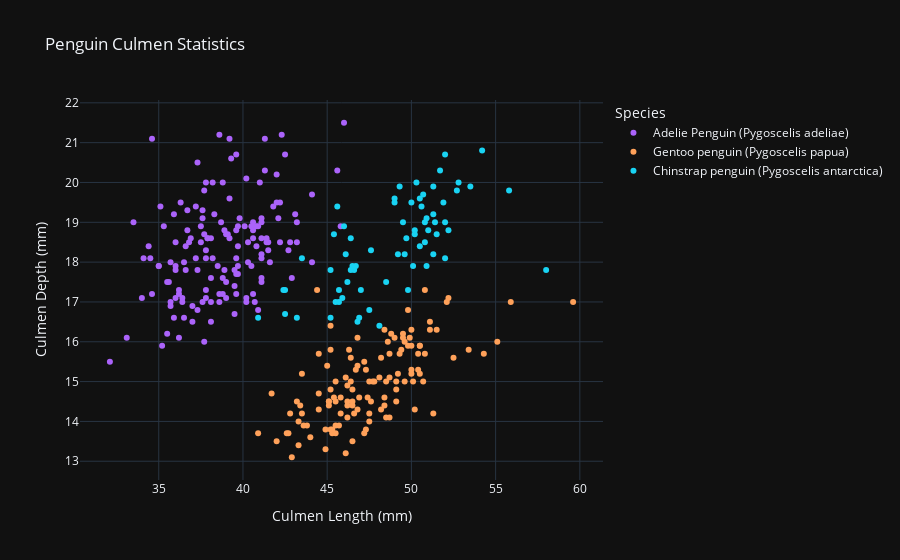

Here is the notebook cell this chart was saved with:
### Code cell
# Create a scatterplot
fig = px.scatter(data_frame=penguins, title="Penguin Culmen Statistics",
    x='Culmen Length (mm)',
    y='Culmen Depth (mm)',
    # Set the colors to use your color map
    color='Species',
    color_discrete_map=color_map,
    # Add columns to the hover information
    hover_data=['Culmen Length (mm)','Culmen Depth (mm)', 'Species'],
    # Add bold variable in hover information
    hover_name= 'Island'             
)

# Show your work
fig.show()

### Figure 1 — Plotly figure (JSON) as saved in the notebook; plotly's stock layout.template omitted (floating-point values rounded to 4 significant figures; data arrays with more than 128 entries replaced by an {"elided": "..."} marker saying what was removed)
{"data": [{"customdata": {"elided": "152x1 str values"}, "hovertemplate": "<b>%{hovertext}</b><br><br>Species=%{customdata[0]}<br>Culmen Length (mm)=%{x}<br>Culmen Depth (mm)=%{y}<extra></extra>", "hovertext": {"elided": "152 str values"}, "legendgroup": "Adelie Penguin (Pygoscelis adeliae)", "marker": {"color": "#ab63fa", "symbol": "circle"}, "mode": "markers", "name": "Adelie Penguin (Pygoscelis adeliae)", "orientation": "v", "showlegend": true, "x": {"elided": "152 float values"}, "xaxis": "x", "y": {"elided": "152 float values"}, "yaxis": "y", "type": "scatter"}, {"customdata": [["Gentoo penguin (Pygoscelis papua)"], ["Gentoo penguin (Pygoscelis papua)"], ["Gentoo penguin (Pygoscelis papua)"], ["Gentoo penguin (Pygoscelis papua)"], ["Gentoo penguin (Pygoscelis papua)"], ["Gentoo penguin (Pygoscelis papua)"], ["Gentoo penguin (Pygoscelis papua)"], ["Gentoo penguin (Pygoscelis papua)"], ["Gentoo penguin (Pygoscelis papua)"], ["Gentoo penguin (Pygoscelis papua)"], ["Gentoo penguin (Pygoscelis papua)"], ["Gentoo penguin (Pygoscelis papua)"], ["Gentoo penguin (Pygoscelis papua)"], ["Gentoo penguin (Pygoscelis papua)"], ["Gentoo penguin (Pygoscelis papua)"], ["Gentoo penguin (Pygoscelis papua)"], ["Gentoo penguin (Pygoscelis papua)"], ["Gentoo penguin (Pygoscelis papua)"], ["Gentoo penguin (Pygoscelis papua)"], ["Gentoo penguin (Pygoscelis papua)"], ["Gentoo penguin (Pygoscelis papua)"], ["Gentoo penguin (Pygoscelis papua)"], ["Gentoo penguin (Pygoscelis papua)"], ["Gentoo penguin (Pygoscelis papua)"], ["Gentoo penguin (Pygoscelis papua)"], ["Gentoo penguin (Pygoscelis papua)"], ["Gentoo penguin (Pygoscelis papua)"], ["Gentoo penguin (Pygoscelis papua)"], ["Gentoo penguin (Pygoscelis papua)"], ["Gentoo penguin (Pygoscelis papua)"], ["Gentoo penguin (Pygoscelis papua)"], ["Gentoo penguin (Pygoscelis papua)"], ["Gentoo penguin (Pygoscelis papua)"], ["Gentoo penguin (Pygoscelis papua)"], ["Gentoo penguin (Pygoscelis papua)"], ["Gentoo penguin (Pygoscelis papua)"], ["Gentoo penguin (Pygoscelis papua)"], ["Gentoo penguin (Pygoscelis papua)"], ["Gentoo penguin (Pygoscelis papua)"], ["Gentoo penguin (Pygoscelis papua)"], ["Gentoo penguin (Pygoscelis papua)"], ["Gentoo penguin (Pygoscelis papua)"], ["Gentoo penguin (Pygoscelis papua)"], ["Gentoo penguin (Pygoscelis papua)"], ["Gentoo penguin (Pygoscelis papua)"], ["Gentoo penguin (Pygoscelis papua)"], ["Gentoo penguin (Pygoscelis papua)"], ["Gentoo penguin (Pygoscelis papua)"], ["Gentoo penguin (Pygoscelis papua)"], ["Gentoo penguin (Pygoscelis papua)"], ["Gentoo penguin (Pygoscelis papua)"], ["Gentoo penguin (Pygoscelis papua)"], ["Gentoo penguin (Pygoscelis papua)"], ["Gentoo penguin (Pygoscelis papua)"], ["Gentoo penguin (Pygoscelis papua)"], ["Gentoo penguin (Pygoscelis papua)"], ["Gentoo penguin (Pygoscelis papua)"], ["Gentoo penguin (Pygoscelis papua)"], ["Gentoo penguin (Pygoscelis papua)"], ["Gentoo penguin (Pygoscelis papua)"], ["Gentoo penguin (Pygoscelis papua)"], ["Gentoo penguin (Pygoscelis papua)"], ["Gentoo penguin (Pygoscelis papua)"], ["Gentoo penguin (Pygoscelis papua)"], ["Gentoo penguin (Pygoscelis papua)"], ["Gentoo penguin (Pygoscelis papua)"], ["Gentoo penguin (Pygoscelis papua)"], ["Gentoo penguin (Pygoscelis papua)"], ["Gentoo penguin (Pygoscelis papua)"], ["Gentoo penguin (Pygoscelis papua)"], ["Gentoo penguin (Pygoscelis papua)"], ["Gentoo penguin (Pygoscelis papua)"], ["Gentoo penguin (Pygoscelis papua)"], ["Gentoo penguin (Pygoscelis papua)"], ["Gentoo penguin (Pygoscelis papua)"], ["Gentoo penguin (Pygoscelis papua)"], ["Gentoo penguin (Pygoscelis papua)"], ["Gentoo penguin (Pygoscelis papua)"], ["Gentoo penguin (Pygoscelis papua)"], ["Gentoo penguin (Pygoscelis papua)"], ["Gentoo penguin (Pygoscelis papua)"], ["Gentoo penguin (Pygoscelis papua)"], ["Gentoo penguin (Pygoscelis papua)"], ["Gentoo penguin (Pygoscelis papua)"], ["Gentoo penguin (Pygoscelis papua)"], ["Gentoo penguin (Pygoscelis papua)"], ["Gentoo penguin (Pygoscelis papua)"], ["Gentoo penguin (Pygoscelis papua)"], ["Gentoo penguin (Pygoscelis papua)"], ["Gentoo penguin (Pygoscelis papua)"], ["Gentoo penguin (Pygoscelis papua)"], ["Gentoo penguin (Pygoscelis papua)"], ["Gentoo penguin (Pygoscelis papua)"], ["Gentoo penguin (Pygoscelis papua)"], ["Gentoo penguin (Pygoscelis papua)"], ["Gentoo penguin (Pygoscelis papua)"], ["Gentoo penguin (Pygoscelis papua)"], ["Gentoo penguin (Pygoscelis papua)"], ["Gentoo penguin (Pygoscelis papua)"], ["Gentoo penguin (Pygoscelis papua)"], ["Gentoo penguin (Pygoscelis papua)"], ["Gentoo penguin (Pygoscelis papua)"], ["Gentoo penguin (Pygoscelis papua)"], ["Gentoo penguin (Pygoscelis papua)"], ["Gentoo penguin (Pygoscelis papua)"], ["Gentoo penguin (Pygoscelis papua)"], ["Gentoo penguin (Pygoscelis papua)"], ["Gentoo penguin (Pygoscelis papua)"], ["Gentoo penguin (Pygoscelis papua)"], ["Gentoo penguin (Pygoscelis papua)"], ["Gentoo penguin (Pygoscelis papua)"], ["Gentoo penguin (Pygoscelis papua)"], ["Gentoo penguin (Pygoscelis papua)"], ["Gentoo penguin (Pygoscelis papua)"], ["Gentoo penguin (Pygoscelis papua)"], ["Gentoo penguin (Pygoscelis papua)"], ["Gentoo penguin (Pygoscelis papua)"], ["Gentoo penguin (Pygoscelis papua)"], ["Gentoo penguin (Pygoscelis papua)"], ["Gentoo penguin (Pygoscelis papua)"], ["Gentoo penguin (Pygoscelis papua)"], ["Gentoo penguin (Pygoscelis papua)"], ["Gentoo penguin (Pygoscelis papua)"], ["Gentoo penguin (Pygoscelis papua)"]], "hovertemplate": "<b>%{hovertext}</b><br><br>Species=%{customdata[0]}<br>Culmen Length (mm)=%{x}<br>Culmen Depth (mm)=%{y}<extra></extra>", "hovertext": ["Biscoe", "Biscoe", "Biscoe", "Biscoe", "Biscoe", "Biscoe", "Biscoe", "Biscoe", "Biscoe", "Biscoe", "Biscoe", "Biscoe", "Biscoe", "Biscoe", "Biscoe", "Biscoe", "Biscoe", "Biscoe", "Biscoe", "Biscoe", "Biscoe", "Biscoe", "Biscoe", "Biscoe", "Biscoe", "Biscoe", "Biscoe", "Biscoe", "Biscoe", "Biscoe", "Biscoe", "Biscoe", "Biscoe", "Biscoe", "Biscoe", "Biscoe", "Biscoe", "Biscoe", "Biscoe", "Biscoe", "Biscoe", "Biscoe", "Biscoe", "Biscoe", "Biscoe", "Biscoe", "Biscoe", "Biscoe", "Biscoe", "Biscoe", "Biscoe", "Biscoe", "Biscoe", "Biscoe", "Biscoe", "Biscoe", "Biscoe", "Biscoe", "Biscoe", "Biscoe", "Biscoe", "Biscoe", "Biscoe", "Biscoe", "Biscoe", "Biscoe", "Biscoe", "Biscoe", "Biscoe", "Biscoe", "Biscoe", "Biscoe", "Biscoe", "Biscoe", "Biscoe", "Biscoe", "Biscoe", "Biscoe", "Biscoe", "Biscoe", "Biscoe", "Biscoe", "Biscoe", "Biscoe", "Biscoe", "Biscoe", "Biscoe", "Biscoe", "Biscoe", "Biscoe", "Biscoe", "Biscoe", "Biscoe", "Biscoe", "Biscoe", "Biscoe", "Biscoe", "Biscoe", "Biscoe", "Biscoe", "Biscoe", "Biscoe", "Biscoe", "Biscoe", "Biscoe", "Biscoe", "Biscoe", "Biscoe", "Biscoe", "Biscoe", "Biscoe", "Biscoe", "Biscoe", "Biscoe", "Biscoe", "Biscoe", "Biscoe", "Biscoe", "Biscoe", "Biscoe", "Biscoe", "Biscoe", "Biscoe", "Biscoe"], "legendgroup": "Gentoo penguin (Pygoscelis papua)", "marker": {"color": "#FFA15A", "symbol": "circle"}, "mode": "markers", "name": "Gentoo penguin (Pygoscelis papua)", "orientation": "v", "showlegend": true, "x": [46.1, 50.0, 48.7, 50.0, 47.6, 46.5, 45.4, 46.7, 43.3, 46.8, 40.9, 49.0, 45.5, 48.4, 45.8, 49.3, 42.0, 49.2, 46.2, 48.7, 50.2, 45.1, 46.5, 46.3, 42.9, 46.1, 44.5, 47.8, 48.2, 50.0, 47.3, 42.8, 45.1, 59.6, 49.1, 48.4, 42.6, 44.4, 44.0, 48.7, 42.7, 49.6, 45.3, 49.6, 50.5, 43.6, 45.5, 50.5, 44.9, 45.2, 46.6, 48.5, 45.1, 50.1, 46.5, 45.0, 43.8, 45.5, 43.2, 50.4, 45.3, 46.2, 45.7, 54.3, 45.8, 49.8, 46.2, 49.5, 43.5, 50.7, 47.7, 46.4, 48.2, 46.5, 46.4, 48.6, 47.5, 51.1, 45.2, 45.2, 49.1, 52.5, 47.4, 50.0, 44.9, 50.8, 43.4, 51.3, 47.5, 52.1, 47.5, 52.2, 45.5, 49.5, 44.5, 50.8, 49.4, 46.9, 48.4, 51.1, 48.5, 55.9, 47.2, 49.1, 47.3, 46.8, 41.7, 53.4, 43.3, 48.1, 50.5, 49.8, 43.5, 51.5, 46.2, 55.1, 44.5, 48.8, 47.2, null, 46.8, 50.4, 45.2, 49.9], "xaxis": "x", "y": [13.2, 16.3, 14.1, 15.2, 14.5, 13.5, 14.6, 15.3, 13.4, 15.4, 13.7, 16.1, 13.7, 14.6, 14.6, 15.7, 13.5, 15.2, 14.5, 15.1, 14.3, 14.5, 14.5, 15.8, 13.1, 15.1, 14.3, 15.0, 14.3, 15.3, 15.3, 14.2, 14.5, 17.0, 14.8, 16.3, 13.7, 17.3, 13.6, 15.7, 13.7, 16.0, 13.7, 15.0, 15.9, 13.9, 13.9, 15.9, 13.3, 15.8, 14.2, 14.1, 14.4, 15.0, 14.4, 15.4, 13.9, 15.0, 14.5, 15.3, 13.8, 14.9, 13.9, 15.7, 14.2, 16.8, 14.4, 16.2, 14.2, 15.0, 15.0, 15.6, 15.6, 14.8, 15.0, 16.0, 14.2, 16.3, 13.8, 16.4, 14.5, 15.6, 14.6, 15.9, 13.8, 17.3, 14.4, 14.2, 14.0, 17.0, 15.0, 17.1, 14.5, 16.1, 14.7, 15.7, 15.8, 14.6, 14.4, 16.5, 15.0, 17.0, 15.5, 15.0, 13.8, 16.1, 14.7, 15.8, 14.0, 15.1, 15.2, 15.9, 15.2, 16.3, 14.1, 16.0, 15.7, 16.2, 13.7, null, 14.3, 15.7, 14.8, 16.1], "yaxis": "y", "type": "scatter"}, {"customdata": [["Chinstrap penguin (Pygoscelis antarctica)"], ["Chinstrap penguin (Pygoscelis antarctica)"], ["Chinstrap penguin (Pygoscelis antarctica)"], ["Chinstrap penguin (Pygoscelis antarctica)"], ["Chinstrap penguin (Pygoscelis antarctica)"], ["Chinstrap penguin (Pygoscelis antarctica)"], ["Chinstrap penguin (Pygoscelis antarctica)"], ["Chinstrap penguin (Pygoscelis antarctica)"], ["Chinstrap penguin (Pygoscelis antarctica)"], ["Chinstrap penguin (Pygoscelis antarctica)"], ["Chinstrap penguin (Pygoscelis antarctica)"], ["Chinstrap penguin (Pygoscelis antarctica)"], ["Chinstrap penguin (Pygoscelis antarctica)"], ["Chinstrap penguin (Pygoscelis antarctica)"], ["Chinstrap penguin (Pygoscelis antarctica)"], ["Chinstrap penguin (Pygoscelis antarctica)"], ["Chinstrap penguin (Pygoscelis antarctica)"], ["Chinstrap penguin (Pygoscelis antarctica)"], ["Chinstrap penguin (Pygoscelis antarctica)"], ["Chinstrap penguin (Pygoscelis antarctica)"], ["Chinstrap penguin (Pygoscelis antarctica)"], ["Chinstrap penguin (Pygoscelis antarctica)"], ["Chinstrap penguin (Pygoscelis antarctica)"], ["Chinstrap penguin (Pygoscelis antarctica)"], ["Chinstrap penguin (Pygoscelis antarctica)"], ["Chinstrap penguin (Pygoscelis antarctica)"], ["Chinstrap penguin (Pygoscelis antarctica)"], ["Chinstrap penguin (Pygoscelis antarctica)"], ["Chinstrap penguin (Pygoscelis antarctica)"], ["Chinstrap penguin (Pygoscelis antarctica)"], ["Chinstrap penguin (Pygoscelis antarctica)"], ["Chinstrap penguin (Pygoscelis antarctica)"], ["Chinstrap penguin (Pygoscelis antarctica)"], ["Chinstrap penguin (Pygoscelis antarctica)"], ["Chinstrap penguin (Pygoscelis antarctica)"], ["Chinstrap penguin (Pygoscelis antarctica)"], ["Chinstrap penguin (Pygoscelis antarctica)"], ["Chinstrap penguin (Pygoscelis antarctica)"], ["Chinstrap penguin (Pygoscelis antarctica)"], ["Chinstrap penguin (Pygoscelis antarctica)"], ["Chinstrap penguin (Pygoscelis antarctica)"], ["Chinstrap penguin (Pygoscelis antarctica)"], ["Chinstrap penguin (Pygoscelis antarctica)"], ["Chinstrap penguin (Pygoscelis antarctica)"], ["Chinstrap penguin (Pygoscelis antarctica)"], ["Chinstrap penguin (Pygoscelis antarctica)"], ["Chinstrap penguin (Pygoscelis antarctica)"], ["Chinstrap penguin (Pygoscelis antarctica)"], ["Chinstrap penguin (Pygoscelis antarctica)"], ["Chinstrap penguin (Pygoscelis antarctica)"], ["Chinstrap penguin (Pygoscelis antarctica)"], ["Chinstrap penguin (Pygoscelis antarctica)"], ["Chinstrap penguin (Pygoscelis antarctica)"], ["Chinstrap penguin (Pygoscelis antarctica)"], ["Chinstrap penguin (Pygoscelis antarctica)"], ["Chinstrap penguin (Pygoscelis antarctica)"], ["Chinstrap penguin (Pygoscelis antarctica)"], ["Chinstrap penguin (Pygoscelis antarctica)"], ["Chinstrap penguin (Pygoscelis antarctica)"], ["Chinstrap penguin (Pygoscelis antarctica)"], ["Chinstrap penguin (Pygoscelis antarctica)"], ["Chinstrap penguin (Pygoscelis antarctica)"], ["Chinstrap penguin (Pygoscelis antarctica)"], ["Chinstrap penguin (Pygoscelis antarctica)"], ["Chinstrap penguin (Pygoscelis antarctica)"], ["Chinstrap penguin (Pygoscelis antarctica)"], ["Chinstrap penguin (Pygoscelis antarctica)"], ["Chinstrap penguin (Pygoscelis antarctica)"]], "hovertemplate": "<b>%{hovertext}</b><br><br>Species=%{customdata[0]}<br>Culmen Length (mm)=%{x}<br>Culmen Depth (mm)=%{y}<extra></extra>", "hovertext": ["Dream", "Dream", "Dream", "Dream", "Dream", "Dream", "Dream", "Dream", "Dream", "Dream", "Dream", "Dream", "Dream", "Dream", "Dream", "Dream", "Dream", "Dream", "Dream", "Dream", "Dream", "Dream", "Dream", "Dream", "Dream", "Dream", "Dream", "Dream", "Dream", "Dream", "Dream", "Dream", "Dream", "Dream", "Dream", "Dream", "Dream", "Dream", "Dream", "Dream", "Dream", "Dream", "Dream", "Dream", "Dream", "Dream", "Dream", "Dream", "Dream", "Dream", "Dream", "Dream", "Dream", "Dream", "Dream", "Dream", "Dream", "Dream", "Dream", "Dream", "Dream", "Dream", "Dream", "Dream", "Dream", "Dream", "Dream", "Dream"], "legendgroup": "Chinstrap penguin (Pygoscelis antarctica)", "marker": {"color": "#19d3f3", "symbol": "circle"}, "mode": "markers", "name": "Chinstrap penguin (Pygoscelis antarctica)", "orientation": "v", "showlegend": true, "x": [46.5, 50.0, 51.3, 45.4, 52.7, 45.2, 46.1, 51.3, 46.0, 51.3, 46.6, 51.7, 47.0, 52.0, 45.9, 50.5, 50.3, 58.0, 46.4, 49.2, 42.4, 48.5, 43.2, 50.6, 46.7, 52.0, 50.5, 49.5, 46.4, 52.8, 40.9, 54.2, 42.5, 51.0, 49.7, 47.5, 47.6, 52.0, 46.9, 53.5, 49.0, 46.2, 50.9, 45.5, 50.9, 50.8, 50.1, 49.0, 51.5, 49.8, 48.1, 51.4, 45.7, 50.7, 42.5, 52.2, 45.2, 49.3, 50.2, 45.6, 51.9, 46.8, 45.7, 55.8, 43.5, 49.6, 50.8, 50.2], "xaxis": "x", "y": [17.9, 19.5, 19.2, 18.7, 19.8, 17.8, 18.2, 18.2, 18.9, 19.9, 17.8, 20.3, 17.3, 18.1, 17.1, 19.6, 20.0, 17.8, 18.6, 18.2, 17.3, 17.5, 16.6, 19.4, 17.9, 19.0, 18.4, 19.0, 17.8, 20.0, 16.6, 20.8, 16.7, 18.8, 18.6, 16.8, 18.3, 20.7, 16.6, 19.9, 19.5, 17.5, 19.1, 17.0, 17.9, 18.5, 17.9, 19.6, 18.7, 17.3, 16.4, 19.0, 17.3, 19.7, 17.3, 18.8, 16.6, 19.9, 18.8, 19.4, 19.5, 16.5, 17.0, 19.8, 18.1, 18.2, 19.0, 18.7], "yaxis": "y", "type": "scatter"}], "layout": {"xaxis": {"anchor": "y", "domain": [0.0, 1.0], "title": {"text": "Culmen Length (mm)"}}, "yaxis": {"anchor": "x", "domain": [0.0, 1.0], "title": {"text": "Culmen Depth (mm)"}}, "legend": {"title": {"text": "Species"}, "tracegroupgap": 0}, "title": {"text": "Penguin Culmen Statistics"}}}
